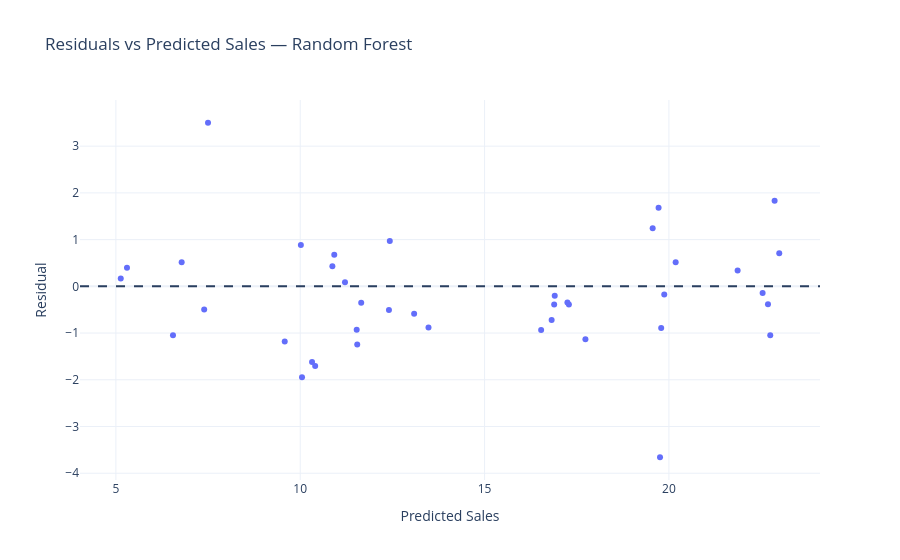

Write notebook code for a chart like this one.
### Code cell
# ============================================================
# Residuals vs Predicted Sales
# ============================================================

fig = px.scatter(
    final_predictions_df,
    x="Predicted Sales",
    y="Residual",
    hover_data=[
        "Actual Sales",
        "TV",
        "Radio",
        "Newspaper",
        "Absolute Error"
    ],
    title=(
        f"Residuals vs Predicted Sales — "
        f"{final_model_name}"
    ),
    template="plotly_white"
)

fig.add_hline(
    y=0,
    line_dash="dash"
)

fig.update_layout(
    xaxis_title="Predicted Sales",
    yaxis_title="Residual"
)

fig.show()

### Figure 1 — Plotly figure (JSON) as saved in the notebook; plotly's stock layout.template omitted (floating-point values rounded to 4 significant figures; data arrays with more than 128 entries replaced by an {"elided": "..."} marker saying what was removed)
{"data": [{"customdata": {"elided": "40x5 float values"}, "hovertemplate": "Predicted Sales=%{x}<br>Residual=%{y}<br>Actual Sales=%{customdata[0]}<br>TV=%{customdata[1]}<br>Radio=%{customdata[2]}<br>Newspaper=%{customdata[3]}<br>Absolute Error=%{customdata[4]}<extra></extra>", "legendgroup": "", "marker": {"color": "#636efa", "symbol": "circle"}, "mode": "markers", "name": "", "orientation": "v", "showlegend": false, "type": "scatter", "x": [17.29, 22.54, 19.72, 6.784, 22.87, 13.48, 22.69, 9.58, 16.89, 16.82, 7.499, 10.32, 17.25, 5.132, 11.55, 16.9, 6.549, 17.73, 11.65, 19.79, 19.87, 13.09, 10.02, 21.86, 10.87, 10.05, 22.75, 12.43, 11.53, 5.301, 16.53, 11.21, 22.99, 10.41, 19.76, 20.18, 10.92, 19.56, 12.41, 7.395], "xaxis": "x", "y": [-0.3868, -0.141, 1.681, 0.516, 1.834, -0.879, -0.386, -1.18, -0.3874, -0.7188, 3.501, -1.62, -0.3465, 0.168, -1.246, -0.2024, -1.049, -1.135, -0.3538, -0.8898, -0.1729, -0.589, 0.883, 0.3368, 0.4282, -1.948, -1.048, 0.9709, -0.9311, 0.399, -0.934, 0.08612, 0.708, -1.705, -3.658, 0.5176, 0.677, 1.241, -0.5061, -0.495], "yaxis": "y"}], "layout": {"legend": {"tracegroupgap": 0}, "shapes": [{"line": {"dash": "dash"}, "type": "line", "x0": 0, "x1": 1, "xref": "x domain", "y0": 0, "y1": 0, "yref": "y"}], "title": {"text": "Residuals vs Predicted Sales — Random Forest"}, "xaxis": {"anchor": "y", "domain": [0, 1], "title": {"text": "Predicted Sales"}}, "yaxis": {"anchor": "x", "domain": [0, 1], "title": {"text": "Residual"}}}}
